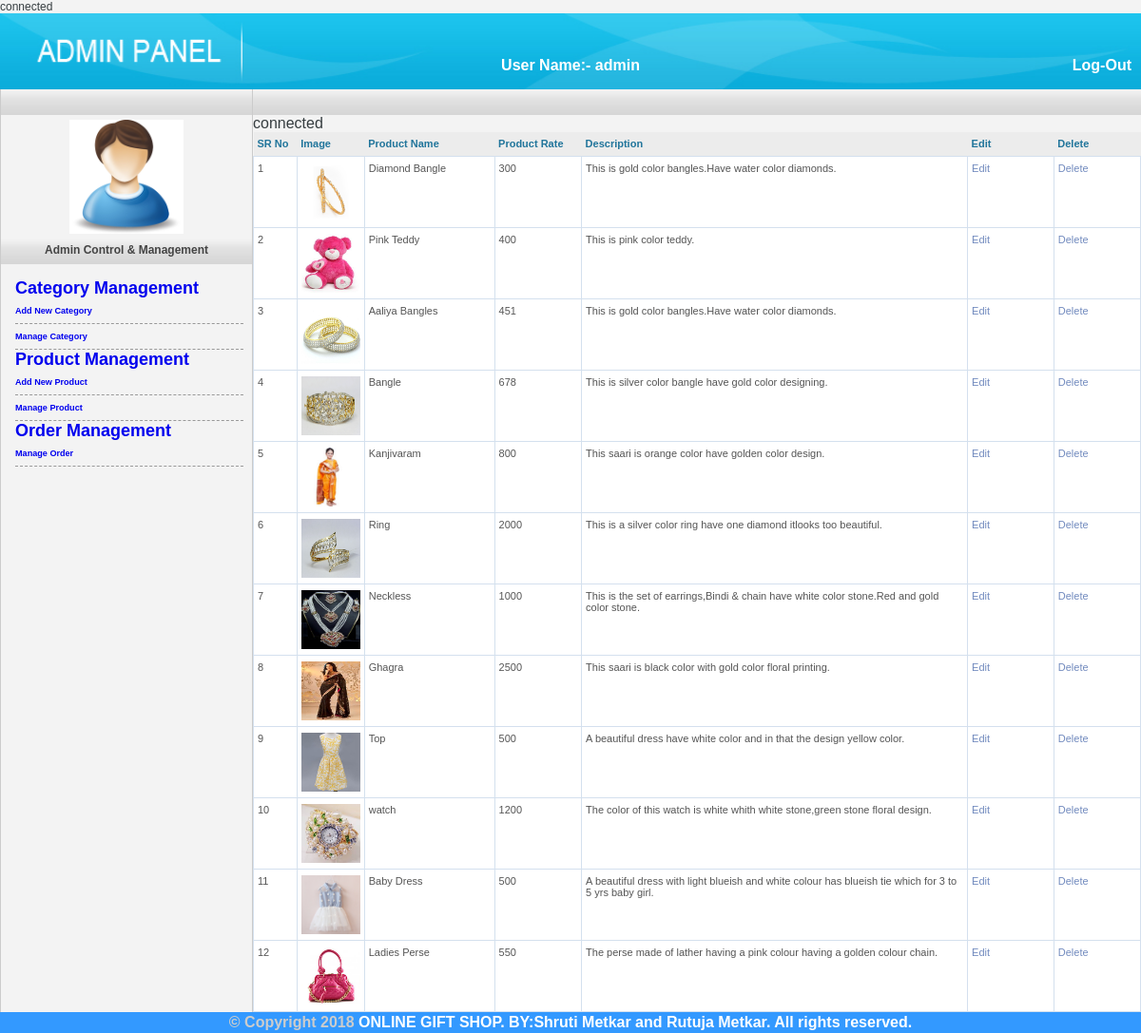
The app's page /admin/manage-product.php with its own data.
### tables this page shows
CREATE TABLE IF NOT EXISTS `productmaster` (
`productid` int(11) NOT NULL,
  `productname` varchar(255) NOT NULL,
  `rate` decimal(10,0) NOT NULL,
  `description` text NOT NULL,
  `imagename` varchar(255) NOT NULL,
  `categoryid` int(11) NOT NULL
);

### admin/manage-product.php (the view, shortened to what this page needs)
<?Php require('include/header.php');?>
     <table border="0" cellpadding="0" cellspacing="0" width="100%" class="table_list">
<tr>
          <th width="5%">SR No</th>
          <th width="5%">Image</th>
          <th width="15%">Product Name</th>
          <th width="10%">Product Rate</th>
          <th width="45%">Description</th>
          <th width="10%">Edit</th>
          <th width="10%">Delete</th>
        </tr>
  <?Php
$servername = "localhost";
$username = "root";
$password = "";
$dbname = "giftshop";
$conn = mysqli_connect($servername, $username, $password, $dbname);
 $sql="SELECT * FROM productmaster ORDER BY productid ASC";
$result=mysqli_query($conn,$sql);
$rowcount=mysqli_num_rows($result);
if($rowcount!=0)
{
$srno=0;
while($row=mysqli_fetch_array($result)){$srno++;?>
 <tr>
          <td><?Php echo $srno;?></td>
 <td><img src="../product-master/<?Php echo $row["imagename"];?>" height="62" width="62" /></td>
   <td><?Php echo $row["productname"];?></td>
<td><?Php echo $row["rate"];?></td>
 <td><?Php echo $row["description"];?></td>
  <td><a href="edit-product.php?rid=<?Php echo $row["productid"];?>" title="Edit">Edit</a></td>
  <td><a href="delete-product.php?rid=<?Php echo $row["productid"];?>" title="Delete">Delete</a></td>
        </tr>
        <?Php }}else{?>
        <tr>
          <th>No Record Found...</th>
        </tr>
        <?Php }?>
      </table>
      <?Php require('include/footer.php');?>

### admin/include/header.php (shortened to what this page needs)
<!DOCTYPE html PUBLIC "-//W3C//DTD XHTML 1.0 Transitional//EN" "http://www.w3.org/TR/xhtml1/DTD/xhtml1-transitional.dtd">
<html xmlns="http://www.w3.org/1999/xhtml">
<head>
<link rel="stylesheet" type="text/css" href="css/style.css" />
</head>
<body>
<table border="0" cellpadding="0" cellspacing="0" width="100%">
<tr>
  <td colspan="2"><img src="images/head.jpg" width="100%" height="80px" />
    <div class="welcome-text"> User Name:- admin</div>
    <a href="logout.php" class="btn-logout">Log-Out</a></td>
</tr>
<tr>
  <td style="border-left:1px solid #cbcbcb;width:10%;vertical-align:top;"><div id="main-nav">
      <div class="main-head"></div>
      <div class="main-image"><a href="welcome.php"><img src="images/admin.jpg" width="120" height="120"></a></div>
      <div class="main-head">Admin Control & Management</div>
      <div class="main-mid" id="accordion">
        <h2><a href="#">Category Management</a></h2>
        <div>
          <ul>
            <li><a href="add-category.php"><span>Add New Category</span></a></li>
            <li><a href="manage-category.php"><span>Manage Category</span></a></li>
          </ul>
        </div>
        <h2><a href="#">Product Management</a></h2>
        <div>
          <ul>
            <li><a href="add-product.php"><span>Add New Product</span></a></li>
            <li><a href="manage-product.php"><span>Manage Product</span></a></li>
          </ul>
        </div>
        <h2><a href="#">Order Management</a></h2>
        <div>
          <ul>
            <li><a href="manage-order.php"><span>Manage Order</span></a></li>
          </ul>
        </div>
      </div>
    </div></td>
  <td  style="border-left:1px solid #cbcbcb;vertical-align:top;"><table border="0" cellpadding="0" cellspacing="0" width="100%" class="table_head">
      <tr>
        <th width="40%" align="left">&nbsp;</th>
        <th width="10%" align="right" valign="middle" class="action"> </th>
      </tr>
    </table>

### admin/include/footer.php
</td>
</table>
<table border="0" cellpadding="0" cellspacing="0" width="100%">
  <tr>
    <th style="color:#CCC;background:#39F;" height="22" colspan="2"> &copy; Copyright 2018 <a href="#" target="_blank" style="color:#FFF;">ONLINE GIFT SHOP. BY:Shruti Metkar and Rutuja Metkar. All rights reserved.</a> </th>
  </tr>
</table>
</body>
</html>

### admin/css/style.css (style rules this page uses)
body { background-color:#F3F3F3;color:#363d40;float:left;font-family:Verdana, Arial, Helvetica, sans-serif;font-size:12px;margin:0;padding:0;width:100%;word-wrap:word-wrap; }
html,div,a,p,span,img,h1,h2,h3,h4,h5,h6,ul,li,ol,label,form,pre { border:none;list-style-type:none;margin:0;outline:none;padding:0;text-decoration:none; }
#main-nav { font-family:Verdana, Geneva, sans-serif, Arial, sans-serif;font-size:12px;font-weight:700;float:left;margin:0;padding:0;width:22em; }
#main-nav .main-image { color:#666;padding:5px;text-align:center; }
#main-nav .main-head { font-size:12px;font-weight:bolder;color:#444;height:17px;padding:5px;text-align:center;background-image:url(../images/table_header_s.gif); }
#main-nav .main-mid { margin:0;padding:15px;width:240px; }
#main-nav .main-mid ul { font-family:Verdana, Arial, Helvetica, sans-serif;font-size:13px;list-style:none;margin:0;padding:0; }
#main-nav .main-mid li { border-bottom-color:#999;border-bottom-style:dashed;border-bottom-width:1px;font-size:70%;list-style:none;maring:0;padding:8px 0; }
.table_list { font-family:Verdana, Geneva, sans-serif, Arial, sans-serif;border-collapse:collapse;color:#555; }
.table_head { background-image:url(../images/table_header_s.gif);height:27px; }
.table_list th { background:#ececec;border:0 solid #D4E0EE;color:#21759b;cursor:pointer;font-size:11px;height:25px;padding:4px;text-align:left; }
.table_list td { background:#FFF;border:1px solid #D4E0EE;font-size:11px;padding:4px;vertical-align:top; }
.table_list tr td { padding:6px 4px; }
.table_list a:link,.table_list a:visited { color:#718ABE;text-decoration:none; }
.action { text-align:center;white-space:nowrap;width:1%; }
div.welcome-text { float:left; left:50%; margin-left:-200px; position:absolute; text-align:center; top:60px; width:400px; font-weight:bold; color:#FFF; }
a.btn-logout { color:#FFFFFF; float:left; font-weight:bold; position:absolute; right:10px; top:60px; }

### records on screen
productmaster: imagename (picture), productname "Diamond Bangle", rate "300", description "This is gold color bangles.Have water color diamonds."
productmaster: imagename (picture), productname "Pink Teddy", rate "400", description "This is pink color teddy."
productmaster: imagename (picture), productname "Aaliya Bangles", rate "451", description "This is gold color bangles.Have water color diamonds."
productmaster: imagename (picture), productname "Bangle", rate "678", description "This is silver color bangle have gold color designing."
productmaster: imagename (picture), productname "Kanjivaram", rate "800", description "This saari is orange color have golden color design."
productmaster: imagename (picture), productname "Ring", rate "2000", description "This is a silver color ring have one diamond itlooks too beautiful."
productmaster: imagename (picture), productname "Neckless", rate "1000", description "This is the set of earrings,Bindi & chain have white color stone.Red and gold color stone."
productmaster: imagename (picture), productname "Ghagra", rate "2500", description "This saari is black color with gold color floral printing."
productmaster: imagename (picture), productname "Top", rate "500", description "A beautiful dress have white color and in that the design yellow color."
productmaster: imagename (picture), productname "watch", rate "1200", description "The color of this watch is white whith white stone,green stone floral design."
productmaster: imagename (picture), productname "Baby Dress", rate "500", description "A beautiful dress with light blueish and white colour has blueish tie which for 3 to 5 yrs baby girl."
productmaster: imagename (picture), productname "Ladies Perse", rate "550", description "The perse made of lather having a pink colour having a golden colour chain."
